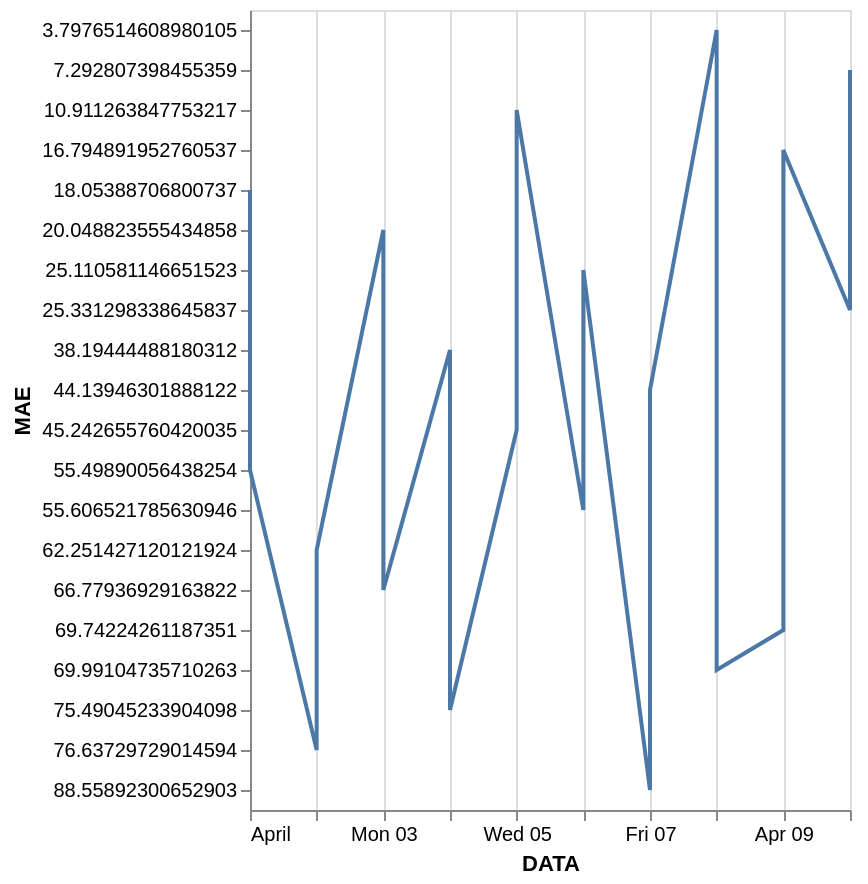

The cell this chart's notebook holds for it:
### Code cell
alt.Chart(df[df['AGENCIA']==1]).mark_line().encode(
    x='DATA:T', 
    y='MAE:N',
)

### Figure 1 — Vega-Lite specification as saved in the notebook (floating-point values rounded to 4 significant figures)
{"config": {"view": {"continuousWidth": 300, "continuousHeight": 300}}, "data": {"name": "data-24e8447386727b3f7b15ae2554aed495"}, "mark": {"type": "line"}, "encoding": {"x": {"field": "DATA", "type": "temporal"}, "y": {"field": "MAE", "type": "nominal"}}, "$schema": "https://vega.github.io/schema/vega-lite/v5.17.0.json", "datasets": {"data-24e8447386727b3f7b15ae2554aed495": [{"AGENCIA": 1.0, "DATA": "2023-04-01T00:00:00", "TARGET": "SAQ", "DTW": 0.7899, "MAE": 18.05}, {"AGENCIA": 1.0, "DATA": "2023-04-02T00:00:00", "TARGET": "SAQ", "DTW": 0.3804, "MAE": 76.64}, {"AGENCIA": 1.0, "DATA": "2023-04-03T00:00:00", "TARGET": "SAQ", "DTW": 0.838, "MAE": 20.05}, {"AGENCIA": 1.0, "DATA": "2023-04-04T00:00:00", "TARGET": "SAQ", "DTW": 0.08932, "MAE": 38.19}, {"AGENCIA": 1.0, "DATA": "2023-04-05T00:00:00", "TARGET": "SAQ", "DTW": 0.9635, "MAE": 45.24}, {"AGENCIA": 1.0, "DATA": "2023-04-06T00:00:00", "TARGET": "SAQ", "DTW": 0.7918, "MAE": 55.61}, {"AGENCIA": 1.0, "DATA": "2023-04-07T00:00:00", "TARGET": "SAQ", "DTW": 0.9403, "MAE": 88.56}, {"AGENCIA": 1.0, "DATA": "2023-04-08T00:00:00", "TARGET": "SAQ", "DTW": 0.1733, "MAE": 3.798}, {"AGENCIA": 1.0, "DATA": "2023-04-09T00:00:00", "TARGET": "SAQ", "DTW": 0.7372, "MAE": 69.74}, {"AGENCIA": 1.0, "DATA": "2023-04-10T00:00:00", "TARGET": "SAQ", "DTW": 0.494, "MAE": 25.33}, {"AGENCIA": 1.0, "DATA": "2023-04-01T00:00:00", "TARGET": "DEP", "DTW": 0.2189, "MAE": 55.5}, {"AGENCIA": 1.0, "DATA": "2023-04-02T00:00:00", "TARGET": "DEP", "DTW": 0.8373, "MAE": 62.25}, {"AGENCIA": 1.0, "DATA": "2023-04-03T00:00:00", "TARGET": "DEP", "DTW": 0.3823, "MAE": 66.78}, {"AGENCIA": 1.0, "DATA": "2023-04-04T00:00:00", "TARGET": "DEP", "DTW": 0.8527, "MAE": 75.49}, {"AGENCIA": 1.0, "DATA": "2023-04-05T00:00:00", "TARGET": "DEP", "DTW": 0.3945, "MAE": 10.91}, {"AGENCIA": 1.0, "DATA": "2023-04-06T00:00:00", "TARGET": "DEP", "DTW": 0.0835, "MAE": 25.11}, {"AGENCIA": 1.0, "DATA": "2023-04-07T00:00:00", "TARGET": "DEP", "DTW": 0.7903, "MAE": 44.14}, {"AGENCIA": 1.0, "DATA": "2023-04-08T00:00:00", "TARGET": "DEP", "DTW": 0.09697, "MAE": 69.99}, {"AGENCIA": 1.0, "DATA": "2023-04-09T00:00:00", "TARGET": "DEP", "DTW": 0.3167, "MAE": 16.79}, {"AGENCIA": 1.0, "DATA": "2023-04-10T00:00:00", "TARGET": "DEP", "DTW": 0.7255, "MAE": 7.293}]}}
